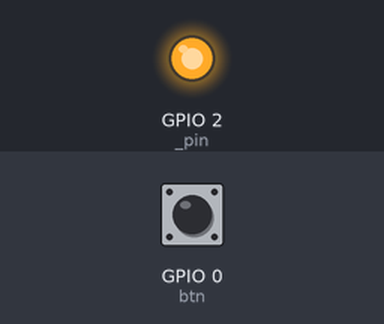
This program was run on a simulated ESP32 board running MicroPython. Parts: output pins drawn as LEDs (lit = HIGH). The test bench sets the inputs (shaded band); at power-on: GPIO 0 (btn) HIGH. Files the program writes start out absent; the board's own WiFi access point starts at once; files that are not in the repository are absent; what the program prints to the serial console is not drawn.

Above: at 0.1 s.
At 3.6 s:
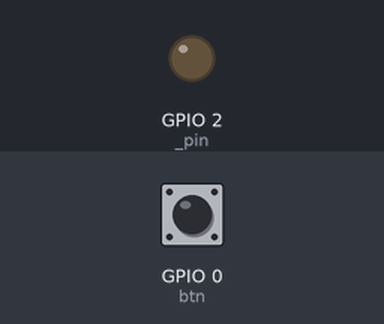
Timing chart, 0 to 40.8 s (numbered marks = the images above):
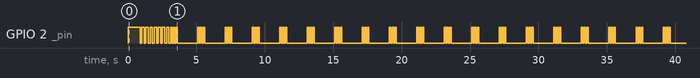

The program:

main.py
```python
# main.py
# ──────────────────────────────────────────────────────────────────────────────
# Closed-Loop Adaptive VTX System — ESP32-S3 Main Entry Point
#
# Boot sequence:
#   1. Check BOOT button — if held, enter safe mode
#   2. Load last-known power/channel from NVM flash
#   3. Connect to WiFi, open UDP socket
#   4. Initialise SmartAudio, apply saved state
#   5. Query VTX for confirmation (GET_SETTINGS)
#   6. Enter 10 Hz adaptive control loop
#
# Main loop (every 100 ms):
#   a. Poll telemetry UDP socket for incoming RSSI/SNR frame from laptop
#   b. Feed RSSI/SNR into AdaptiveController.update()
#   c. Controller issues SmartAudio commands if thresholds crossed
#   d. Save new state to NVM if it changed
#   e. Send status frame back to laptop every 500 ms
#   f. Update LED pattern
#   g. Feed hardware watchdog
#
# Modules:
#   config.py      — all pin assignments and tunable parameters
#   smartaudio.py  — SmartAudio v2 UART driver (send + parse responses)
#   controller.py  — hysteresis control loop + failsafe state machine
#   telemetry.py   — JSON-over-WiFi-UDP link to laptop
#   nvm.py         — flash persistence for power/channel state
#   led.py         — LED blink patterns for visual status
# ──────────────────────────────────────────────────────────────────────────────

import machine
import utime
import ujson

from config import (
    AP_SSID,
    BOOT_BTN_PIN,
    LOOP_PERIOD_MS,
    STATUS_EVERY_TICKS,
    TELEM_TIMEOUT_MS,
    FAILSAFE_POWER_IDX,
)
from smartaudio  import SmartAudioV2
from controller  import AdaptiveController
from telemetry   import TelemetryLink
from nvm         import load as nvm_load, save as nvm_save, clear as nvm_clear
from led         import StatusLED


# ──────────────────────────────────────────────────────────────────────────────
# Safe-mode boot
# ──────────────────────────────────────────────────────────────────────────────
def _check_safe_mode() -> bool:
    btn     = machine.Pin(BOOT_BTN_PIN, machine.Pin.IN, machine.Pin.PULL_UP)
    held_ms = 0
    while btn.value() == 0 and held_ms < 1500:
        utime.sleep_ms(100)
        held_ms += 100
    if held_ms >= 1000:
        print("[BOOT] Safe mode triggered (BOOT button held)")
        nvm_clear()
        return True
    return False


# ──────────────────────────────────────────────────────────────────────────────
# VTX initialisation
# ──────────────────────────────────────────────────────────────────────────────
def _init_vtx(vtx: SmartAudioV2, saved: dict) -> None:
    power_idx   = saved["power_idx"]
    channel_idx = saved["channel_idx"]
    print(f"[BOOT] Applying power_idx={power_idx}  channel_idx={channel_idx}")
    for attempt in range(3):
        ok_p = vtx.set_power(power_idx)
        utime.sleep_ms(50)
        ok_c = vtx.set_channel(channel_idx)
        utime.sleep_ms(50)
        if ok_p and ok_c:
            print(f"[BOOT] VTX ready: {vtx.power_mw}mW @ {vtx.freq_mhz} MHz")
            return
        print(f"[BOOT] VTX init attempt {attempt+1}/3 — retrying…")
        utime.sleep_ms(200)
    print("[BOOT] WARN: VTX did not confirm init. Proceeding anyway.")


# ──────────────────────────────────────────────────────────────────────────────
# Main
# ──────────────────────────────────────────────────────────────────────────────
def main():
    led = StatusLED()
    led.on()

    print("=" * 50)
    print("  Closed-Loop Adaptive VTX — ESP32-S3")
    print("=" * 50)

    # ── Safe mode check ───────────────────────────────────────────────────────
    safe_mode = _check_safe_mode()

    # ── Load persisted state ──────────────────────────────────────────────────
    saved = nvm_load()

    # ── Initialise SmartAudio and controller ──────────────────────────────────
    vtx  = SmartAudioV2()
    ctrl = AdaptiveController(vtx)

    utime.sleep_ms(500)   # let VTX finish booting before first command

    if safe_mode:
        print("[SAFE] Entering pit mode — no adaptive control")
        vtx.set_power(0)
        vtx.set_channel(saved["channel_idx"])
    else:
        _init_vtx(vtx, saved)

    utime.sleep_ms(100)
    vtx.get_settings()
    print(f"[BOOT] Confirmed: {vtx.power_mw}mW @ {vtx.freq_mhz} MHz  "
          f"(VTX responded: {vtx.confirmed})")

    # ── Connect WiFi and open UDP socket ─────────────────────────────────────
    telem = TelemetryLink()
    wifi_ok = telem.connect()

    if not wifi_ok:
        # WiFi failed — still run the VTX at failsafe power, no adaptive control
        print("[BOOT] WiFi failed — running at failsafe power, no telemetry")
        vtx.set_power(FAILSAFE_POWER_IDX)
        safe_mode = True
    else:
        print(f"[BOOT] AP ready — connect laptop to WiFi network: {AP_SSID}")

    # ── Hardware watchdog ─────────────────────────────────────────────────────
    wdt = machine.WDT(timeout=8000)

    # ── State tracking for NVM saves ─────────────────────────────────────────
    last_saved_power   = vtx.power_idx
    last_saved_channel = vtx.channel_idx

    # ── Telemetry seed values ─────────────────────────────────────────────────
    last_rssi = -75.0
    last_snr  = 15.0

    tick      = 0
    start_ms  = utime.ticks_ms()

    print("[READY] Entering adaptive control loop")
    led.set_pattern(led.PATTERN_GOOD)

    # ═════════════════════════════════════════════════════════════════════════
    # Main loop — 10 Hz
    # ═════════════════════════════════════════════════════════════════════════
    while True:
        t0 = utime.ticks_ms()

        # ── a. Read telemetry (non-blocking UDP recv) ─────────────────────────
        frame = telem.poll()
        if frame:
            rssi = frame.get('rssi')
            snr  = frame.get('snr')
            if rssi is not None and -120.0 <= float(rssi) <= 0.0:
                last_rssi = float(rssi)
            if snr is not None and -10.0 <= float(snr) <= 60.0:
                last_snr = float(snr)
            ctrl.notify_telem_received()

        # ── b/c. Run control loop ─────────────────────────────────────────────
        action = "safe_mode" if safe_mode else ctrl.update(last_rssi, last_snr)

        # ── d. Persist state if it changed ───────────────────────────────────
        if (vtx.power_idx   != last_saved_power or
                vtx.channel_idx != last_saved_channel):
            if nvm_save(vtx.power_idx, vtx.channel_idx):
                last_saved_power   = vtx.power_idx
                last_saved_channel = vtx.channel_idx

        # ── e. Send status to laptop every STATUS_EVERY_TICKS ────────────────
        if tick % STATUS_EVERY_TICKS == 0:
            # Keep payload small to avoid ENOMEM on UDP send
            telem.send({
                "type":   "vtx_status",
                "action": action,
                "pwr_mw": vtx.power_mw,
                "freq":   vtx.freq_mhz,
                "rssi":   last_rssi,
                "snr":    last_snr,
                "state":  ctrl._state,
                "confirm":vtx.confirmed,
                "ts":     utime.ticks_ms(),
            })

        # ── f. LED pattern ────────────────────────────────────────────────────
        if safe_mode or ctrl._state == AdaptiveController.STATE_FAILSAFE:
            led.set_pattern(led.PATTERN_FAILSAFE)
        elif action == "channel_hop":
            led.set_pattern(led.PATTERN_HOP)
        elif action in ("power_up", "power_down"):
            led.set_pattern(led.PATTERN_MARGINAL)
        else:
            led.set_pattern(led.PATTERN_GOOD)

        led.update()

        # ── g. Feed watchdog ──────────────────────────────────────────────────
        wdt.feed()

        # ── Timing ────────────────────────────────────────────────────────────
        tick += 1
        elapsed = utime.ticks_diff(utime.ticks_ms(), t0)
        sleep   = LOOP_PERIOD_MS - elapsed
        if sleep > 0:
            utime.sleep_ms(sleep)


# ──────────────────────────────────────────────────────────────────────────────
if __name__ == '__main__':
    main()
```

config.py
```python
# config.py
# ──────────────────────────────────────────────────────────────────────────────
# All hardware pin assignments and tunable parameters in one place.
# Edit this file before flashing; do not scatter magic numbers in other modules.
# ──────────────────────────────────────────────────────────────────────────────

# ── Pin assignments ───────────────────────────────────────────────────────────
SA_PIN          = 17    # SmartAudio single-wire (1kΩ series + 1kΩ pull-up to 3V3)
LED_PIN         = 2     # Built-in blue LED (active HIGH on ESP32-S3 DevKit)
BOOT_BTN_PIN    = 0     # BOOT button — hold on power-up to enter safe mode

# ── UART baud rates ───────────────────────────────────────────────────────────
SA_BAUD         = 4800      # SmartAudio v2 spec

# ── WiFi Access Point configuration ──────────────────────────────────────────
# The ESP32 creates its own WiFi network. Connect your laptop to this network.
#
# AP credentials — change these before flashing
AP_SSID         = "VTX-Controller"  # network name visible on laptop
AP_PASSWORD     = "vtx12345"        # min 8 characters (WPA2)
AP_CHANNEL      = 6                 # WiFi channel 1-13 (6 avoids most 5.8GHz VTX interference)

# ESP32 AP address — this is fixed, you don't need to change it
# After connecting your laptop to the AP, the laptop gets 192.168.4.x
# and the ESP32 is always at 192.168.4.1
AP_IP           = "192.168.4.1"

# UDP telemetry port — same port used on both sides
TELEM_UDP_PORT  = 5005

# Laptop's IP on the AP network — always .2 when DHCP assigns the first address
# If your laptop gets a different address, check with: ip addr show wlan0
LAPTOP_IP       = "192.168.4.2"

# ── SmartAudio channel/power defaults ─────────────────────────────────────────
DEFAULT_POWER_IDX   = 2     # 500 mW — sensible middle-ground startup
DEFAULT_CHANNEL_IDX = 32    # Raceband CH1 (5658 MHz)

# AKK Race Ranger power index → milliwatts
POWER_LEVELS = {
    0:   25,
    1:  200,
    2:  500,
    3:  800,
    4: 1000,
    5: 1600,
}
POWER_IDX_MIN = 0
POWER_IDX_MAX = 5

# Failsafe power (index) used when telemetry is lost
FAILSAFE_POWER_IDX  = 3     # 800 mW

# ── 5.8 GHz channel table  (SmartAudio index 0-39 → MHz) ────────────────────
CHANNEL_TABLE = {
    # Band A
    0:5865, 1:5845, 2:5825, 3:5805, 4:5785, 5:5765, 6:5745, 7:5725,
    # Band B
    8:5733, 9:5752, 10:5771, 11:5790, 12:5809, 13:5828, 14:5847, 15:5866,
    # Band E
    16:5705, 17:5685, 18:5665, 19:5645, 20:5885, 21:5905, 22:5925, 23:5945,
    # Band F (Fatshark)
    24:5740, 25:5760, 26:5780, 27:5800, 28:5820, 29:5840, 30:5860, 31:5880,
    # Band R (Raceband)
    32:5658, 33:5695, 34:5732, 35:5769, 36:5806, 37:5843, 38:5880, 39:5917,
}

# Channel pool used by the controller when hopping on interference
CHANNEL_POOL = [32, 33, 34, 35, 36, 37, 38, 39]

# ── Control loop thresholds ───────────────────────────────────────────────────
RSSI_GOOD       = -60.0
RSSI_BAD        = -68.0
SNR_GOOD        =  28.0
SNR_BAD         =  25.0
HYST_UP         = 3
HYST_DOWN       = 6

# ── Telemetry watchdog ────────────────────────────────────────────────────────
TELEM_TIMEOUT_MS    = 3000

# ── Timing ────────────────────────────────────────────────────────────────────
LOOP_PERIOD_MS      = 100
STATUS_EVERY_TICKS  = 5
SA_CMD_DELAY_MS     = 25

# ── NVM persistence ───────────────────────────────────────────────────────────
NVM_FILE            = "vtx_state.json"
```

smartaudio.py
```python
import machine, utime
from config import SA_PIN, SA_BAUD, SA_CMD_DELAY_MS, POWER_LEVELS, CHANNEL_TABLE, POWER_IDX_MIN, POWER_IDX_MAX, DEFAULT_POWER_IDX, DEFAULT_CHANNEL_IDX

_S0=0xAA;_S1=0x55

def _crc8(d):
    c=0
    for b in d:
        c^=b
        for _ in range(8):
            c=((c<<1)^0xD5)&0xFF if(c&0x80)else(c<<1)&0xFF
    return c

class SmartAudioV2:
    def __init__(self):
        self._u=machine.UART(1,baudrate=SA_BAUD,tx=SA_PIN)
        self.power_idx=DEFAULT_POWER_IDX
        self.channel_idx=DEFAULT_CHANNEL_IDX
        self.confirmed=True
        self.cmd_count=0
        self.rsp_count=0
        self.crc_errors=0

    def _build(self,cmd,payload=b''):
        h=bytes([_S0,_S1,cmd,len(payload)])
        b=h+payload
        return b+bytes([_crc8(b[2:])])

    def _send(self,cmd,payload=b''):
        self._u.write(self._build(cmd,payload))
        self.cmd_count+=1
        utime.sleep_ms(SA_CMD_DELAY_MS)
        return True

    def get_settings(self):
        return self._send(0x03)

    def set_power(self,idx):
        idx=max(POWER_IDX_MIN,min(POWER_IDX_MAX,idx))
        self.power_idx=idx
        self._send(0x05,bytes([idx]))
        print('[SA] Power',self.power_mw,'mW')
        return True

    def set_channel(self,idx):
        idx=idx%40
        self.channel_idx=idx
        self._send(0x07,bytes([idx]))
        print('[SA] Chan',self.freq_mhz,'MHz')
        return True

    def set_pit_mode(self,e):
        return self._send(0x09,bytes([0x01 if e else 0x00]))

    @property
    def power_mw(self):
        return POWER_LEVELS.get(self.power_idx,0)

    @property
    def freq_mhz(self):
        return CHANNEL_TABLE.get(self.channel_idx,0)

    def status_dict(self):
        return {
            'power_idx':self.power_idx,
            'power_mw':self.power_mw,
            'channel_idx':self.channel_idx,
            'freq_mhz':self.freq_mhz,
            'confirmed':self.confirmed,
            'cmd_count':self.cmd_count
        }
```

telemetry.py
```python
import network, socket, ujson, utime, gc
from config import AP_SSID, AP_PASSWORD, AP_CHANNEL, AP_IP, LAPTOP_IP, TELEM_UDP_PORT

_MAX_PACKET = 512

class TelemetryLink:
    def __init__(self):
        self._ap   = network.WLAN(network.AP_IF)
        self._sock = None
        self._dest = (LAPTOP_IP, TELEM_UDP_PORT)
        self.rx_count=0; self.tx_count=0; self.parse_errors=0; self.connected=False

    def connect(self) -> bool:
        self._ap.active(True)
        self._ap.config(
            ssid=AP_SSID, password=AP_PASSWORD,
            channel=AP_CHANNEL, authmode=network.AUTH_WPA_WPA2_PSK,
        )
        for _ in range(20):
            if self._ap.active(): break
            utime.sleep_ms(100)
        cfg = self._ap.ifconfig()
        print(f"[WIFI] Access Point started")
        print(f"[WIFI] SSID:     {AP_SSID}")
        print(f"[WIFI] Password: {AP_PASSWORD}")
        print(f"[WIFI] ESP32 IP: {cfg[0]}")
        print(f"[WIFI] Connect your laptop to '{AP_SSID}'")
        print(f"[WIFI] Then run: python analyzer.py --telem {cfg[0]}")
        self._sock = socket.socket(socket.AF_INET, socket.SOCK_DGRAM)
        self._sock.bind(("0.0.0.0", TELEM_UDP_PORT))
        self._sock.setblocking(False)
        self.connected = True
        return True

    def is_connected(self) -> bool:
        try: return len(self._ap.status('stations')) > 0
        except: return self._ap.active()

    def client_count(self) -> int:
        try: return len(self._ap.status('stations'))
        except: return 0

    def poll(self):
        if not self._sock: return None
        try:
            data, addr = self._sock.recvfrom(_MAX_PACKET)
            self._dest = (addr[0], TELEM_UDP_PORT)
            obj = ujson.loads(data)
            self.rx_count += 1
            return obj
        except OSError: return None
        except: self.parse_errors += 1; return None

    def send(self, obj: dict) -> bool:
        if not self._sock: return False
        # Keep status small to avoid ENOMEM — only send essential fields
        try:
            gc.collect()
            payload = ujson.dumps(obj).encode()
            self._sock.sendto(payload, self._dest)
            self.tx_count += 1
            return True
        except OSError as e:
            if e.args[0] == 12:  # ENOMEM
                gc.collect()     # free memory and skip this frame
            else:
                print(f"[TELEM] UDP send error: {e}")
            return False

    def stats(self) -> dict:
        return {"rx":self.rx_count,"tx":self.tx_count,"errors":self.parse_errors,"clients":self.client_count(),"ap_ip":AP_IP}
```

nvm.py
```python
# nvm.py
# ──────────────────────────────────────────────────────────────────────────────
# Non-volatile state persistence using the ESP32-S3 flash filesystem.
# Saves last-known power index and channel so the VTX boots into the
# same configuration it was in before a power cycle mid-flight.
# ──────────────────────────────────────────────────────────────────────────────

import ujson
import uos
from config import NVM_FILE, DEFAULT_POWER_IDX, DEFAULT_CHANNEL_IDX


def load() -> dict:
    """
    Load saved VTX state from flash.
    Returns defaults if the file doesn't exist or is corrupted.
    """
    defaults = {
        "power_idx":   DEFAULT_POWER_IDX,
        "channel_idx": DEFAULT_CHANNEL_IDX,
    }
    try:
        with open(NVM_FILE, 'r') as f:
            data = ujson.loads(f.read())
        # Validate keys exist and are ints
        power_idx   = int(data.get("power_idx",   DEFAULT_POWER_IDX))
        channel_idx = int(data.get("channel_idx", DEFAULT_CHANNEL_IDX))
        # Clamp to valid ranges
        power_idx   = max(0, min(5,  power_idx))
        channel_idx = max(0, min(39, channel_idx))
        print(f"[NVM] Loaded: power_idx={power_idx} channel_idx={channel_idx}")
        return {"power_idx": power_idx, "channel_idx": channel_idx}
    except OSError:
        print("[NVM] No saved state found — using defaults")
        return defaults
    except Exception as e:
        print(f"[NVM] Load error ({e}) — using defaults")
        return defaults


def save(power_idx: int, channel_idx: int) -> bool:
    """
    Persist current VTX state to flash.
    Called after every confirmed power or channel change.
    Returns True on success.
    """
    try:
        data = {"power_idx": power_idx, "channel_idx": channel_idx}
        with open(NVM_FILE, 'w') as f:
            f.write(ujson.dumps(data))
        return True
    except Exception as e:
        print(f"[NVM] Save error: {e}")
        return False


def clear() -> None:
    """Erase saved state (called on factory reset / safe-mode boot)."""
    try:
        uos.remove(NVM_FILE)
        print("[NVM] State cleared")
    except OSError:
        pass
```

Source omitted: controller.py (5599 bytes), led.py (2180 bytes)

Measured:
- by itself, GPIO 2 (_pin): HIGH → LOW at 0.89 s, → HIGH 0.13 s later, → LOW 0.17 s later, → HIGH 0.13 s later, … (129 changes in this stretch)
